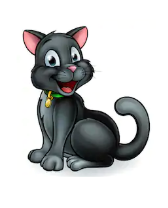
%> input picture experiment_reverse/cat.png, 168 x 208 px
$ octave experiment.m   (GNU Octave 9; MATLAB toolbox functions it lacks are replaced by stand-ins)
%> lines starting %> are read from the running program, lines starting %| are printed output that depends on the picture
%% Experimental setup for the specific experiment of the project and variable definition

n_trials = 115;
cat_dog_sequence = rand(n_trials, 1);
figures_sequence = rand(n_trials, 1);
sounds_sequence = rand(n_trials, 1);
% dog = 0 and cat = 1
 for i = 1:n_trials
     if cat_dog_sequence(i) < 0.5
         cat_dog_sequence(i) = 0;
     else
         cat_dog_sequence(i) = 1;
     end
     if figures_sequence(i) < 0.5
         figures_sequence(i) = 0;
     else
         figures_sequence(i) = 1;
     end
     if sounds_sequence(i) < 0.5
         sounds_sequence(i) = 0;
     else
         sounds_sequence(i) = 1;
     end
 end
 response_sequence_cat_dog = rand(n_trials, 1);
 response_sequence_figures = rand(n_trials, 1);
 response_sequence_sounds = rand(n_trials, 1);
 % pet has owner = 1 and pet has no owner = 0
 experiment_output_cat_dog = zeros(n_trials, 1);
 experiment_output_figures = zeros(n_trials, 1);
 experiment_output_sounds = zeros(n_trials, 1);
 p = 0;
 questionnaire_responses = zeros(3, 1);
 cat = imread('cat.png');
%> cat is the input picture: size 208x168x3 uint8; mean R, G, B 201.1, 202.2, 202.2
 dog = imread('dog.png');
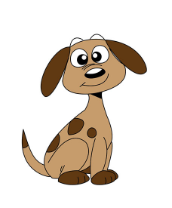
%> input picture experiment_reverse/dog.png, 172 x 208 px
%> dog is the input picture: size 208x172x3 uint8; mean R, G, B 228.5, 220.1, 210.9
 owner = imread('owner.png');
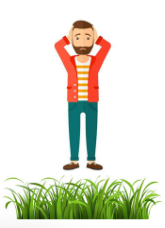
%> input picture experiment_reverse/owner.png, 165 x 228 px
%> owner is the input picture: size 228x165x3 uint8; mean R, G, B 226, 226, 211.5
 no_owner = imread('no_owner.png');
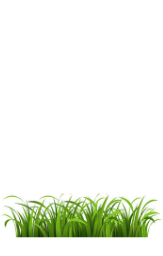
%> input picture experiment_reverse/no_owner.png, 163 x 256 px
%> no_owner is the input picture: size 256x163x3 uint8; mean R, G, B 239, 243.6, 233.1
 circle = imread('circle.png');
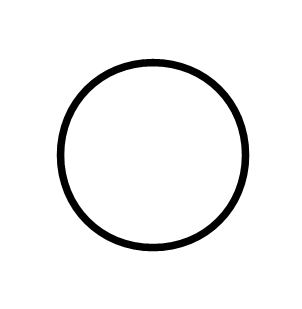
%> input picture experiment_reverse/circle.png, 302 x 309 px
%> circle is the input picture: size 309x302x3 uint8; min 0, max 255, mean 243
%> (the run ends here)
